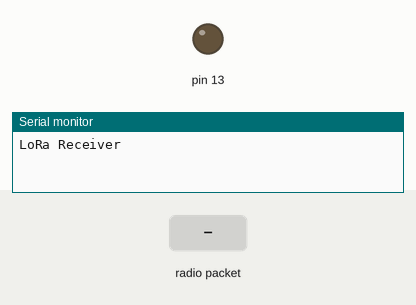
Simulated run of this sketch. Board: Arduino Uno, built with avr-gcc and run on an emulated ATmega328P. Parts: output pins drawn as LEDs (lit = HIGH), the last lines printed to the serial monitor. The test bench sets the inputs (shaded band). No radio packets arrive unless stated.

Above: at 1.2 s.
1.3 s: radio packet "1" arrives
At 2.0 s:
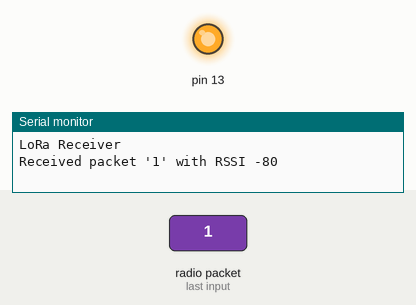
2.8 s: radio packet "0" arrives
At 3.1 s:
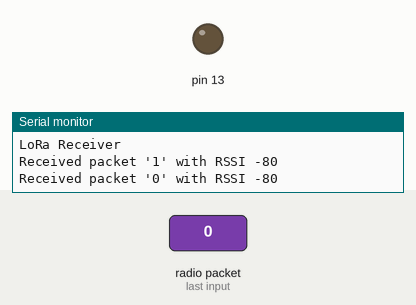
4.3 s: radio packet "2" arrives
At 5.5 s:
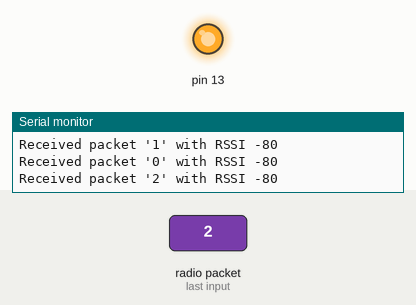
Timing chart, 0 to 7.3 s (numbered marks = the images above; inputs shaded):
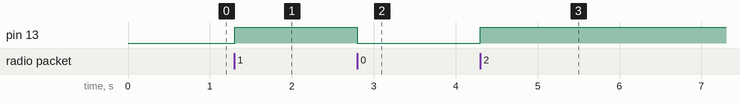

Measured:
- after the input at 1.3 s, pin 13: LOW → HIGH at once
- after the input at 2.8 s, pin 13: HIGH → LOW at once
- after the input at 4.3 s, pin 13: LOW → HIGH at once

The sketch:

LoRaReceiver.ino
```cpp
#include <SPI.h>
#include <LoRa.h>

const int csPin = 7;
const int resetPin = 6;
const int irqPin = 2;
int state=0;
int SyncWord = 0x22;

void setup() {
  pinMode(13,OUTPUT);
  Serial.begin(9600);
  while (!Serial);

  Serial.println("LoRa Receiver");
  LoRa.setPins(csPin, resetPin, irqPin);

  if (!LoRa.begin(433E6)) {
    Serial.println("Starting LoRa failed!");
    while (1);
  }
  LoRa.setSpreadingFactor(12);
  LoRa.setSignalBandwidth(62.5E3);
  LoRa.setCodingRate4(8);
  LoRa.setSyncWord(SyncWord);

}

void loop() {
  // try to parse packet
  int packetSize = LoRa.parsePacket();
  if (packetSize) {
    // received a packet
    Serial.print("Received packet '");

    // read packet
    while (LoRa.available()) {
      Serial.print((char)LoRa.read());
    }

    // print RSSI of packet
    Serial.print("' with RSSI ");
    Serial.println(LoRa.packetRssi());
    state=!state;
    digitalWrite(13,state);
  }
}
```
